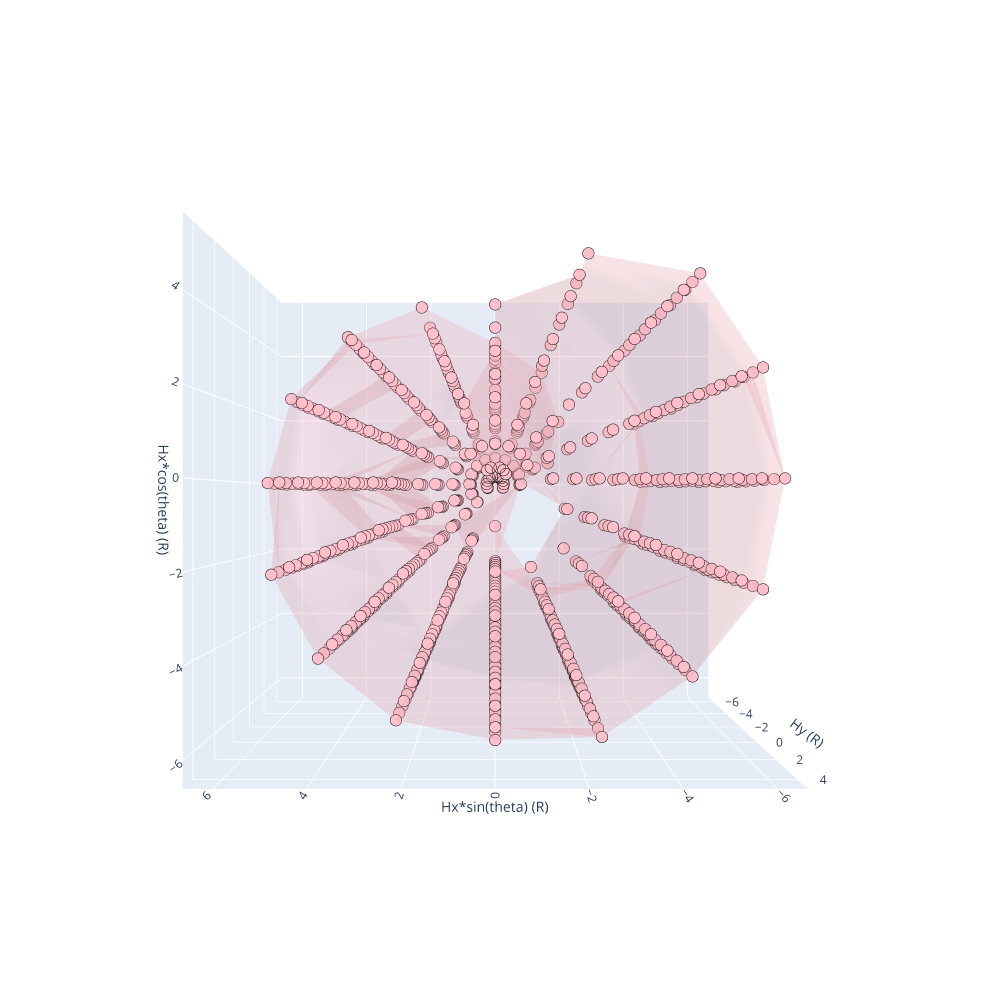

Source (notebook cell):
### Code cell
import plotly.graph_objects as go

#Grab Last timestep configuration data and combine in new dataset
#Using new dataset, plot in 3D the phase space (Hx, Hy, Theta)
#Maybe plotly, maybe matplotlib
#Plot Torus/Donut
#Make surface

allData = pd.read_csv(cwd_PYTHON+'/allData_Re10.csv',delimiter=' ')

endData = allData[allData['time'] == 20.0].copy()
endData = endData[endData['parHx'] >= 0.0].copy()
#endData = endData[endData['parHy'] <= 8.2].copy()
#endData = endData.sort_values(by=['parTheta','parHx','parHy'])
endData = endData.sort_values(by=['parHy','parTheta','parHx'])
endData['xval'] = 0.5*endData['parHx']*np.cos(endData['parTheta']*np.pi/180.0)
endData['yval'] = 0.5*endData['parHx']*np.sin(endData['parTheta']*np.pi/180.0)
endData['zval'] = 0.5*endData['parHy']
endData = endData.sort_values(by=['zval','yval','xval'])
endData = endData.reset_index(drop=True)
endData = WhichEndState(endData)

#Diverge = 0: Red
#V-Shape = 1: Blue
#Orbit = 2: pink
#NOTA = 3: black
    
#Create traces for each end state
traces = [0 for a in range(2)]
opaque = 0.2

#Orbit
orbitData = endData[endData['State'] == 2].copy()
orbitData = orbitData.reset_index(drop=True)

traces[0] = go.Mesh3d(x=orbitData['xval'], 
                     y=orbitData['yval'], 
                     z=orbitData['zval'], 
                     color=orbitData.loc[0,'color'], 
                     opacity=opaque,
                     #opacity=1.0,
                     alphahull=8
                     )

traces[1] = go.Scatter3d(
    x=orbitData['xval'],
    y=orbitData['yval'],
    z=orbitData['zval'],
    mode='markers',
    #marker_symbol='square',
    marker=dict(
        size=4,
        color=orbitData['color'],                # set color to an array/list of desired values
        #colorscale='Viridis',   # choose a colorscale
        opacity=1.0,
        line=dict(
                color='Black',
                width=2)
    )
)

fig = go.Figure(data = traces)

# tight layout
fig.update_layout(autosize=False,margin=dict(l=0, r=0, b=0, t=0))
fig.update_layout(scene = dict(
                    xaxis_title=r'Hx*cos(theta) (R)',
                    yaxis_title=r'Hx*sin(theta) (R)',
                    zaxis_title=r'Hy (R)'),
                    width=1000,height=1000,
                    margin=dict(r=20, b=10, l=10, t=10))
#fig.update_layout(showlegend=True,
#                  legend_title_text='Configurations\nRed=Diverge\nBlue=V-shape\nPink=Orbit\nOrange=Headbutt',
#                  font=dict(color="black",size=16))
camera = dict(
    eye=dict(x=0., y=0., z=2.5)
)

fig.update_layout(scene_camera=camera)
fig.show()

### Figure 1 — Plotly figure (JSON) as saved in the notebook; plotly's stock layout.template omitted (floating-point values rounded to 4 significant figures; data arrays with more than 128 entries replaced by an {"elided": "..."} marker saying what was removed)
{"data": [{"alphahull": 8, "color": "pink", "opacity": 0.2, "type": "mesh3d", "x": {"elided": "902 float values"}, "y": {"elided": "902 float values"}, "z": {"elided": "902 float values"}}, {"marker": {"color": {"elided": "902 str values"}, "line": {"color": "Black", "width": 2}, "opacity": 1, "size": 4}, "mode": "markers", "type": "scatter3d", "x": {"elided": "902 float values"}, "y": {"elided": "902 float values"}, "z": {"elided": "902 float values"}}], "layout": {"autosize": false, "height": 1000, "margin": {"b": 10, "l": 10, "r": 20, "t": 10}, "scene": {"camera": {"eye": {"x": 0, "y": 0, "z": 2.5}}, "xaxis": {"title": {"text": "Hx*cos(theta) (R)"}}, "yaxis": {"title": {"text": "Hx*sin(theta) (R)"}}, "zaxis": {"title": {"text": "Hy (R)"}}}, "width": 1000}}
